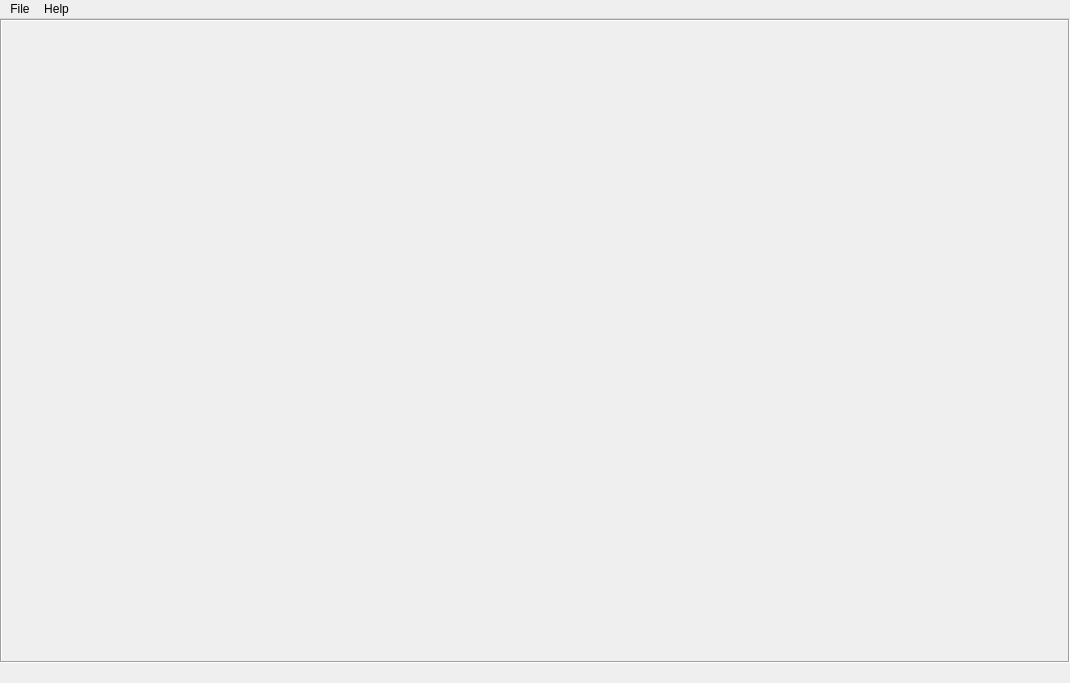
<?xml version="1.0" encoding="UTF-8"?>
<ui version="4.0">
 <class>MainWindow</class>
 <widget class="QMainWindow" name="MainWindow">
  <property name="geometry">
   <rect>
    <x>0</x>
    <y>0</y>
    <width>1070</width>
    <height>683</height>
   </rect>
  </property>
  <property name="maximumSize">
   <size>
    <width>16777215</width>
    <height>16777215</height>
   </size>
  </property>
  <property name="windowTitle">
   <string>GW2 Events</string>
  </property>
  <property name="windowIcon">
   <iconset resource="../assets.qrc">
    <normaloff>:/assets/icons/Gw2.png</normaloff>:/assets/icons/Gw2.png</iconset>
  </property>
  <widget class="QWidget" name="central_widget">
   <property name="styleSheet">
    <string notr="true"/>
   </property>
   <layout class="QVBoxLayout" name="central_layout">
    <property name="spacing">
     <number>0</number>
    </property>
    <property name="margin">
     <number>0</number>
    </property>
    <item>
     <widget class="QWidget" name="mainCanvasContainer_widget" native="true">
      <layout class="QGridLayout" name="mainCanvasContainer_layout">
       <property name="margin">
        <number>0</number>
       </property>
       <property name="spacing">
        <number>0</number>
       </property>
       <item row="0" column="0">
        <widget class="QScrollArea" name="mainCanvas_scrollArea">
         <property name="frameShape">
          <enum>QFrame::Box</enum>
         </property>
         <property name="frameShadow">
          <enum>QFrame::Sunken</enum>
         </property>
         <property name="lineWidth">
          <number>1</number>
         </property>
         <property name="widgetResizable">
          <bool>true</bool>
         </property>
         <widget class="QWidget" name="mainCanvas_widget">
          <property name="geometry">
           <rect>
            <x>0</x>
            <y>0</y>
            <width>1068</width>
            <height>640</height>
           </rect>
          </property>
         </widget>
        </widget>
       </item>
      </layout>
     </widget>
    </item>
    <item>
     <widget class="QWidget" name="serverAddress_widget" native="true">
      <property name="maximumSize">
       <size>
        <width>16777215</width>
        <height>20</height>
       </size>
      </property>
      <layout class="QHBoxLayout" name="serverAddress_layout">
       <property name="spacing">
        <number>0</number>
       </property>
       <property name="margin">
        <number>0</number>
       </property>
       <item>
        <spacer name="horizontalSpacer">
         <property name="orientation">
          <enum>Qt::Horizontal</enum>
         </property>
         <property name="sizeHint" stdset="0">
          <size>
           <width>40</width>
           <height>20</height>
          </size>
         </property>
        </spacer>
       </item>
       <item>
        <widget class="QLabel" name="serverAddress">
         <property name="text">
          <string/>
         </property>
         <property name="textInteractionFlags">
          <set>Qt::LinksAccessibleByMouse|Qt::TextSelectableByMouse</set>
         </property>
        </widget>
       </item>
       <item>
        <spacer name="horizontalSpacer_2">
         <property name="orientation">
          <enum>Qt::Horizontal</enum>
         </property>
         <property name="sizeHint" stdset="0">
          <size>
           <width>40</width>
           <height>20</height>
          </size>
         </property>
        </spacer>
       </item>
      </layout>
     </widget>
    </item>
   </layout>
  </widget>
  <widget class="QMenuBar" name="menubar">
   <property name="enabled">
    <bool>true</bool>
   </property>
   <property name="geometry">
    <rect>
     <x>0</x>
     <y>0</y>
     <width>1070</width>
     <height>21</height>
    </rect>
   </property>
   <widget class="QMenu" name="menuFile">
    <property name="title">
     <string>File</string>
    </property>
    <addaction name="actionSettings"/>
    <addaction name="separator"/>
    <addaction name="actionExit"/>
   </widget>
   <widget class="QMenu" name="menuAbout">
    <property name="title">
     <string>Help</string>
    </property>
    <addaction name="actionAbout"/>
   </widget>
   <addaction name="menuFile"/>
   <addaction name="menuAbout"/>
  </widget>
  <action name="actionSettings">
   <property name="text">
    <string>Settings</string>
   </property>
  </action>
  <action name="actionExit">
   <property name="text">
    <string>Exit</string>
   </property>
  </action>
  <action name="actionHelp">
   <property name="text">
    <string>Help</string>
   </property>
  </action>
  <action name="actionAbout">
   <property name="text">
    <string>About</string>
   </property>
  </action>
  <action name="actionCompact">
   <property name="text">
    <string>Compact Mode</string>
   </property>
  </action>
  <action name="actionAlway_On_Top">
   <property name="text">
    <string>Alway On Top</string>
   </property>
  </action>
 </widget>
 <resources>
  <include location="../assets.qrc"/>
 </resources>
 <connections/>
</ui>
